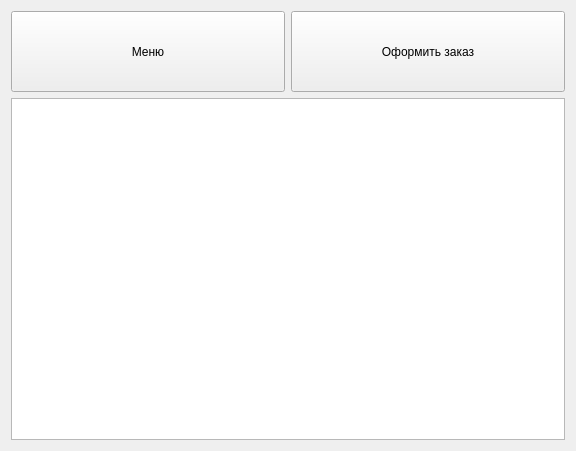
<?xml version="1.0" encoding="UTF-8"?>
<ui version="4.0">
 <class>SellerWindow</class>
 <widget class="QWidget" name="SellerWindow">
  <property name="geometry">
   <rect>
    <x>0</x>
    <y>0</y>
    <width>576</width>
    <height>451</height>
   </rect>
  </property>
  <property name="windowTitle">
   <string>Form</string>
  </property>
  <layout class="QGridLayout" name="gridLayout">
   <item row="0" column="0">
    <layout class="QHBoxLayout" name="horizontalLayout">
     <item>
      <widget class="QPushButton" name="Menu">
       <property name="minimumSize">
        <size>
         <width>101</width>
         <height>81</height>
        </size>
       </property>
       <property name="text">
        <string>Меню</string>
       </property>
      </widget>
     </item>
     <item>
      <widget class="QPushButton" name="Checkout">
       <property name="minimumSize">
        <size>
         <width>101</width>
         <height>81</height>
        </size>
       </property>
       <property name="text">
        <string>Оформить заказ</string>
       </property>
      </widget>
     </item>
    </layout>
   </item>
   <item row="1" column="0">
    <widget class="QTableView" name="tableView"/>
   </item>
  </layout>
 </widget>
 <resources/>
 <connections/>
</ui>
